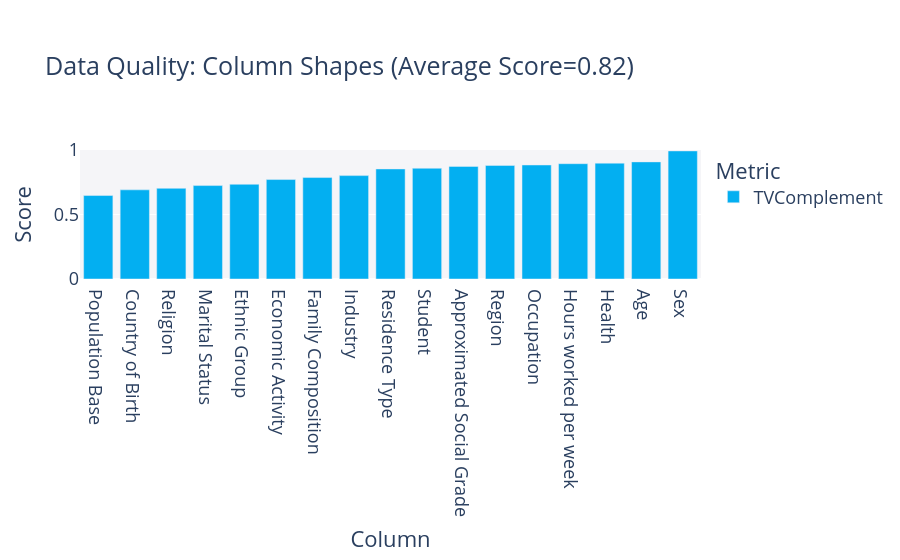

The notebook cell this image was saved under:
### Markdown cell above
## Statistical similarity evaluation

### Code cell
metadata = convert_metadata_to_sdm_format(full_ds.description.schema)
quality_report = QualityReport()
quality_report.generate(train_ds.data, synth_data.data, metadata)
fig = quality_report.get_visualization(property_name='Column Shapes')
fig.show()

results_exp['Column Pair Trends'] = quality_report.get_details('Column Pair Trends').mean()['Score']
results_exp['Column Shapes'] = quality_report.get_details('Column Shapes').mean()['Score']

### Figure 1 — Plotly figure (JSON) as saved in the notebook; plotly's stock layout.template omitted (floating-point values rounded to 4 significant figures)
{"data": [{"alignmentgroup": "True", "customdata": [["TVComplement"], ["TVComplement"], ["TVComplement"], ["TVComplement"], ["TVComplement"], ["TVComplement"], ["TVComplement"], ["TVComplement"], ["TVComplement"], ["TVComplement"], ["TVComplement"], ["TVComplement"], ["TVComplement"], ["TVComplement"], ["TVComplement"], ["TVComplement"], ["TVComplement"]], "hovertemplate": "<b>%{hovertext}</b><br><br>Metric=%{customdata[0]}<br>Score=%{y}<extra></extra>", "hovertext": ["Region", "Residence Type", "Family Composition", "Population Base", "Sex", "Age", "Marital Status", "Student", "Country of Birth", "Health", "Ethnic Group", "Religion", "Economic Activity", "Occupation", "Industry", "Hours worked per week", "Approximated Social Grade"], "legendgroup": "TVComplement", "marker": {"color": "#03AFF1", "pattern": {"shape": ""}}, "name": "TVComplement", "offsetgroup": "TVComplement", "orientation": "v", "showlegend": true, "textposition": "auto", "type": "bar", "x": ["Region", "Residence Type", "Family Composition", "Population Base", "Sex", "Age", "Marital Status", "Student", "Country of Birth", "Health", "Ethnic Group", "Religion", "Economic Activity", "Occupation", "Industry", "Hours worked per week", "Approximated Social Grade"], "xaxis": "x", "y": [0.8802, 0.8531, 0.7864, 0.6471, 0.9928, 0.9079, 0.7243, 0.8583, 0.6911, 0.8979, 0.734, 0.7029, 0.7709, 0.8838, 0.8014, 0.8938, 0.8726], "yaxis": "y"}], "layout": {"barmode": "relative", "font": {"size": 18}, "legend": {"title": {"text": "Metric"}, "tracegroupgap": 0}, "margin": {"t": 150}, "plot_bgcolor": "#F5F5F8", "title": {"text": "Data Quality: Column Shapes (Average Score=0.82)"}, "xaxis": {"anchor": "y", "categoryorder": "total ascending", "domain": [0, 1], "title": {"text": "Column"}}, "yaxis": {"anchor": "x", "domain": [0, 1], "range": [0, 1], "title": {"text": "Score"}}}}
